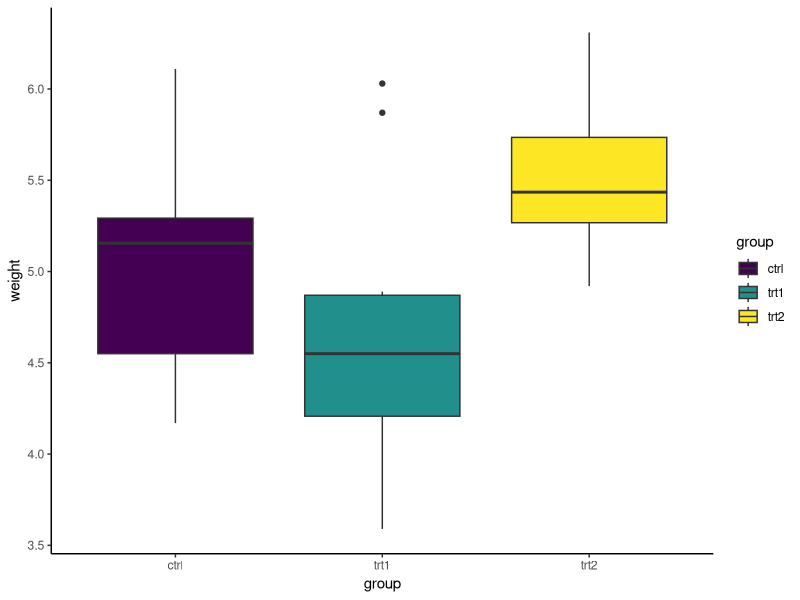

The R source for this figure:
## ---- chunk 1
library(tidyverse)
## ---- chunk 2
plants <- PlantGrowth
str(plants)
unique(plants$group)
## ---- chunk 3
ggplot(plants, aes(x = group, y = weight, fill = group))+
  geom_boxplot()+scale_fill_viridis_d()+
  theme_classic()
## ---- chunk 4
anova1 <- aov(weight ~ group, data = plants, var.equal = TRUE)
summary(anova1)
## ---- chunk 5
anova2 <- oneway.test(weight ~ group, data = plants, var.equal = FALSE)
anova2
## ---- chunk 6
TukeyHSD(anova1)
